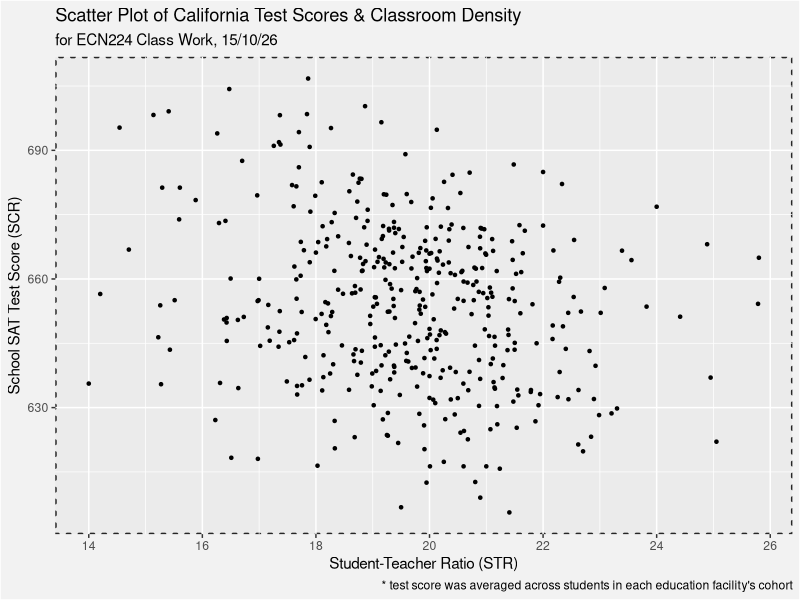
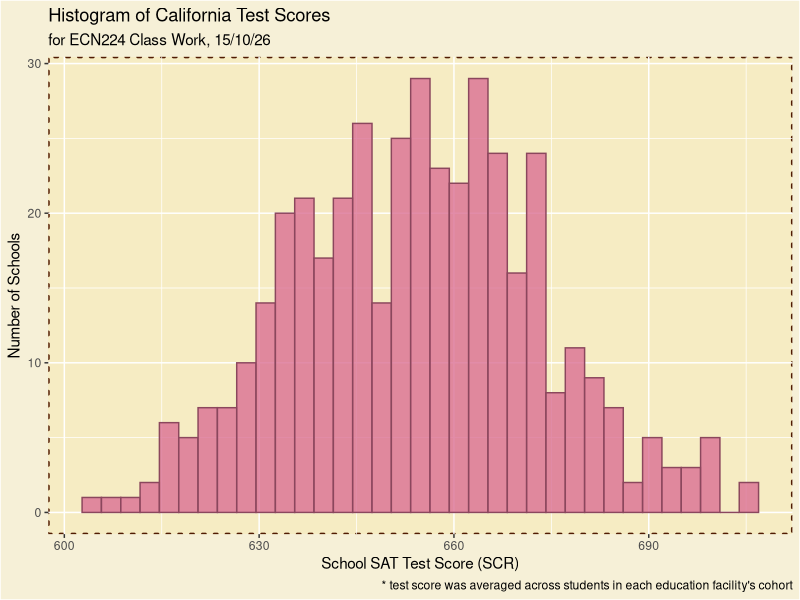
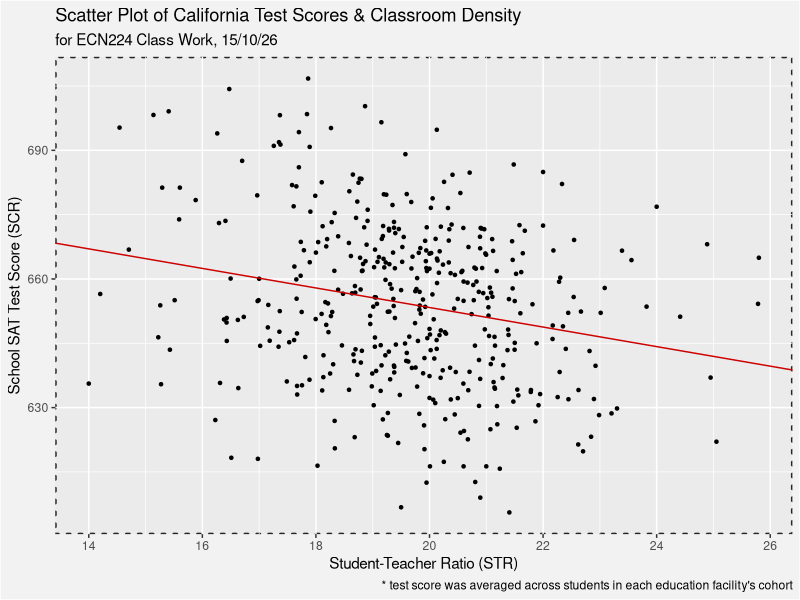
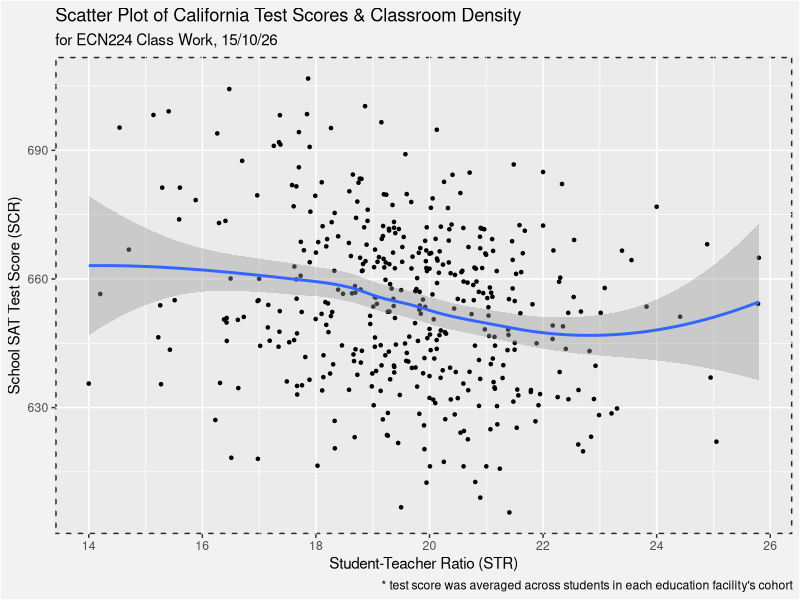
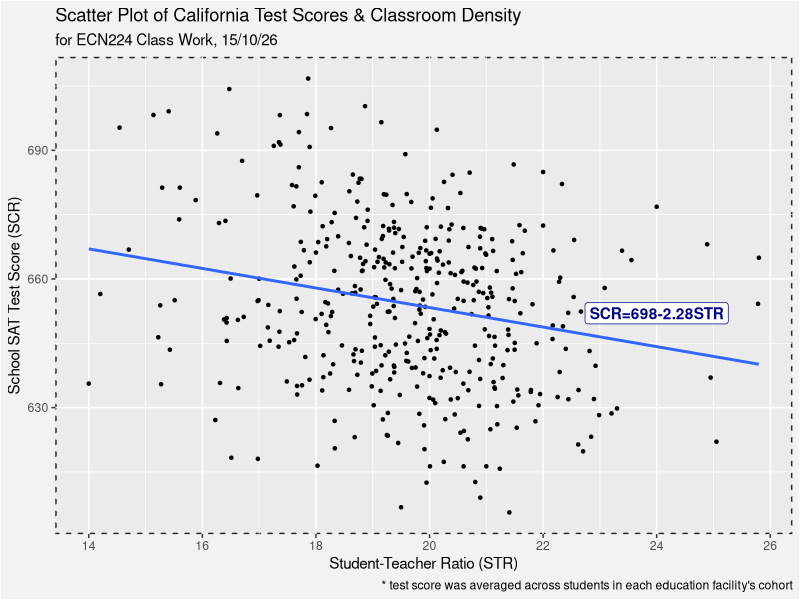

Write the R code that produced these figures, in order.
# Libraries and Init ################################################################
library("tidyverse")
library("dplyr")
library("ggplot2")
library(ggthemes)
library(viridis)
caschool <- read_csv("ECN224_TUT/caschool.csv")

# Tasks ===========================================================================
# 2. (R) In question 1 of exercise set 1, only the instructions from the base R 
# and base packages were used. However, for many computational tasks convenient 
# add-on packages were developed. For econometric analysis, two particularly 
# useful packages are dplyr for data manipulation and ggplot2 for figure making.
# 
# Dataset caschool.csv contains data on test performance, school characteristics 
# and student demographic backgrounds. Using this dataset and R software, carry 
# out the following tasks.

# (a) Activate the dplyr package. Install it first if it had not been installed.
# Each package only needs to be installed once but it needs to be activated in each script.
# (b) Inspect the dataset using function glimpse().
# (c) Obtain summary statistics of variables in the dataset applying the 
# summary() function. What is the minimum and maximum test score ( testscr) in the
# sample, and what is the average test score? What about the county variable?
#   (d) Activate the ggplot2 package. Install it first if needed.
# (e) Make a scatterplot of test scores (testscr) against class size (str).
# Comment on your results.
# (f) Plot a histogram of test scores. 
# What does the histogram tell you about the test score data in the sample?
#   3. (R) Continue with the analysis of the caschool dataset carrying out the following tasks.
# (a) Estimate the OLS regression for 420 California school districts:
#   TestScore = β0 +β1STR+ui,
# i = 1,...,n.
# Report the regression estimates in the same form as in question 1 above, 
  # including standard errors, R2 and the standard error of regression.
# (b) Plot a scattergram of the data together with the fitted line.
# (c) Test the null hypothesis H0: β1 = 0 against the alternative hypothesis;
# H1: β1 ̸ = 0 at the 5% and 1 significance level.
# (d) Construct a 95% and 99% confidence interval for β1, the regression slope coefficient.
# (e) Calculate the p-value for the two-sided test of the null hypothesis;
# i.e.H0: β1 = 0. Do you reject the null hypothesis at the 5% level? At the 1% level?
# ==========================================================

## Question 2 ～—～—～—～—～—～—～—～—～—～—～—～—～—～—～—～—～—～—～—～—～—～—～—

glimpse(caschool)
summary(caschool)
print(summary(caschool$testscr))
# Min.   1st Qu.  Median  Mean   3rd Qu.   Max. 
# 605.6   640.0   654.4   654.2   666.7   706.8 

"--------------------------------------"

scatterplot1 <- caschool %>%
  ggplot(mapping=aes(x=str,y=testscr)) +geom_point(size=0.9)+
  theme(plot.background = element_rect(fill='grey95'),
        panel.background = element_rect(linetype=3,linewidth=1,colour='grey15'))+
  labs(title ='Scatter Plot of California Test Scores & Classroom Density',subtitle='for ECN224 Class Work, 15/10/26',caption="* test score was averaged across students in each education facility's cohort")+
  xlab(label='Student-Teacher Ratio (STR)')+ 
  ylab(label='School SAT Test Score (SCR)')

scatterplot1

"--------------------------------------"

histogram1 <- caschool %>%
  ggplot() +
  geom_histogram(mapping=aes(x=testscr),alpha=0.8,fill='palevioletred',colour='palevioletred4',bins=35)+
  theme(plot.background = element_rect(fill='#F6F0D7'),
        panel.background = element_rect(fill='#F6ECC3',linetype=3,linewidth=1,colour='#501B02'))+
  labs(title ='Histogram of California Test Scores',subtitle='for ECN224 Class Work, 15/10/26',caption="* test score was averaged across students in each education facility's cohort")+
  xlab(label='School SAT Test Score (SCR)')+ 
  ylab(label='Number of Schools')

histogram1

## Question 3 ～—～—～—～—～—～—～—～—～—～—～—～—～—～—～—～—～—～—～—～—～—～—～—～—
'Y = β0 + β1X1 + u'

"--------------------------------------"

attach(caschool)
β1 <- cov(testscr,str) / var(str)
β0 <- mean(testscr) - β1*mean(str)
scatterplot1 + geom_abline(slope=β1,intercept=β0,colour='red3') #manual OLS

"--------------------------------------"

scatterplot1 + geom_smooth() #uses LOESS, a different method
scatterplot1 + geom_smooth(method='lm',se=F)+ #must specify for OLS (linear model)
  annotate("label",label='SCR=698-2.28STR',x=24,y=652,colour='blue4',fontface='bold')

"--------------------------------------"


regr <- lm(testscr ~ str, data = caschool) #best way for statistics (HOMOSKEDASTICITY ASSUMED)


summary(regr) #from this, you can see all the necessary statistics to do a Hypothesis Test 
class(regr)
names(regr)
print(regr$call)


confint(regr, "str") #95% confidence interval
confint(regr, "str", level=0.99) #99% confidence interval"

"--------------------------------------"

pvalue <- summary(regr)$coefficients["str", 4] 

print(pvalue) #2.783306e
#p-value is extremely low (0.000278%) so accept for all Sig. lvl
